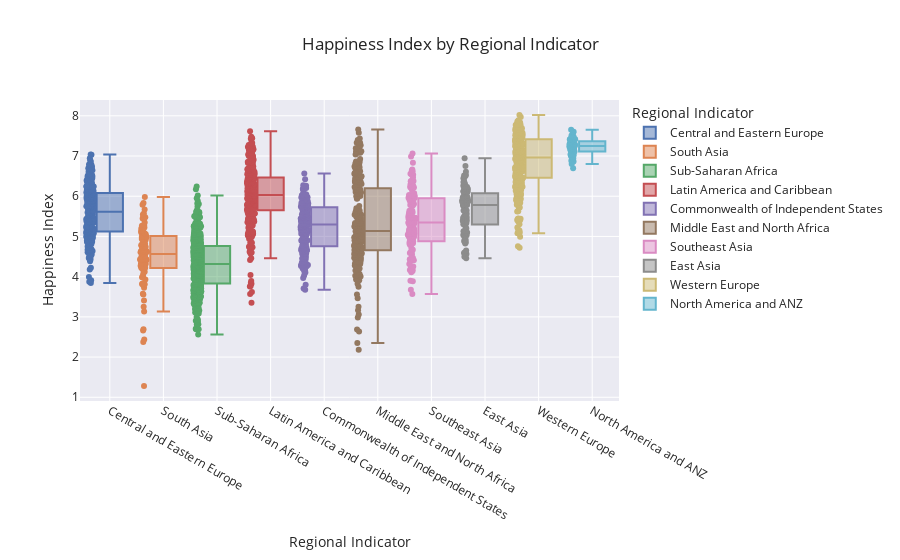

Notebook cell for this chart:
### Markdown cell above
<h2 align="center">Happiness Index by Regional Indicator

### Code cell
# HAPPINESS INDEX BY REGIONAL INDICATOR
fig = px.box(df, x='Regional Indicator', y='Happiness Index', color='Regional Indicator',
             category_orders={'Regional Indicator': ['Central and Eastern Europe', 'South Asia', 'Sub-Saharan Africa', 'Latin America and Caribbean', 'Commonwealth of Independent States', 'Middle East and North Africa', 'Southeast Asia', 'East Asia', 'Western Europe', 'North America and ANZ']},
             points="all", template='seaborn', title='Happiness Index by Regional Indicator')
fig.show()

### Figure 1 — Plotly figure (JSON) as saved in the notebook; plotly's stock layout.template omitted (floating-point values rounded to 4 significant figures; data arrays with more than 128 entries replaced by an {"elided": "..."} marker saying what was removed)
{"data": [{"alignmentgroup": "True", "boxpoints": "all", "hovertemplate": "Regional Indicator=%{x}<br>Happiness Index=%{y}<extra></extra>", "legendgroup": "Central and Eastern Europe", "marker": {"color": "rgb(76,114,176)"}, "name": "Central and Eastern Europe", "notched": false, "offsetgroup": "Central and Eastern Europe", "orientation": "v", "showlegend": true, "type": "box", "x": {"elided": "255 str values"}, "x0": " ", "xaxis": "x", "y": {"elided": "255 float values"}, "y0": " ", "yaxis": "y"}, {"alignmentgroup": "True", "boxpoints": "all", "hovertemplate": "Regional Indicator=%{x}<br>Happiness Index=%{y}<extra></extra>", "legendgroup": "South Asia", "marker": {"color": "rgb(221,132,82)"}, "name": "South Asia", "notched": false, "offsetgroup": "South Asia", "orientation": "v", "showlegend": true, "type": "box", "x": ["South Asia", "South Asia", "South Asia", "South Asia", "South Asia", "South Asia", "South Asia", "South Asia", "South Asia", "South Asia", "South Asia", "South Asia", "South Asia", "South Asia", "South Asia", "South Asia", "South Asia", "South Asia", "South Asia", "South Asia", "South Asia", "South Asia", "South Asia", "South Asia", "South Asia", "South Asia", "South Asia", "South Asia", "South Asia", "South Asia", "South Asia", "South Asia", "South Asia", "South Asia", "South Asia", "South Asia", "South Asia", "South Asia", "South Asia", "South Asia", "South Asia", "South Asia", "South Asia", "South Asia", "South Asia", "South Asia", "South Asia", "South Asia", "South Asia", "South Asia", "South Asia", "South Asia", "South Asia", "South Asia", "South Asia", "South Asia", "South Asia", "South Asia", "South Asia", "South Asia", "South Asia", "South Asia", "South Asia", "South Asia", "South Asia", "South Asia", "South Asia", "South Asia", "South Asia", "South Asia", "South Asia", "South Asia", "South Asia", "South Asia", "South Asia", "South Asia", "South Asia", "South Asia", "South Asia", "South Asia", "South Asia", "South Asia", "South Asia", "South Asia", "South Asia", "South Asia", "South Asia", "South Asia", "South Asia", "South Asia", "South Asia", "South Asia", "South Asia", "South Asia", "South Asia", "South Asia", "South Asia", "South Asia", "South Asia", "South Asia"], "x0": " ", "xaxis": "x", "y": [3.724, 4.402, 4.758, 3.832, 3.783, 3.572, 3.131, 3.983, 4.22, 2.662, 2.694, 2.375, 2.436, 1.281, 4.319, 4.607, 5.052, 5.083, 4.858, 4.986, 4.724, 4.66, 4.636, 4.633, 4.556, 4.31, 4.499, 5.114, 5.28, 4.123, 3.408, 5.569, 4.939, 5.082, 5.348, 5.027, 5.146, 4.522, 4.989, 4.635, 4.72, 4.428, 4.424, 4.342, 4.179, 4.046, 3.818, 3.249, 4.224, 3.558, 3.93, 5.198, 4.567, 4.748, 4.441, 4.917, 4.35, 3.809, 4.233, 4.605, 4.975, 4.812, 5.1, 4.737, 4.91, 5.449, 5.982, 4.622, 5.474, 5.225, 5.671, 4.414, 5.208, 5.786, 5.267, 5.132, 5.138, 5.436, 4.823, 5.549, 5.831, 5.472, 4.443, 4.624, 4.487, 4.345, 4.415, 4.431, 4.212, 3.977, 4.181, 4.225, 4.365, 4.268, 4.612, 4.331, 4.435, 4.213, 4.778, 4.103], "y0": " ", "yaxis": "y"}, {"alignmentgroup": "True", "boxpoints": "all", "hovertemplate": "Regional Indicator=%{x}<br>Happiness Index=%{y}<extra></extra>", "legendgroup": "Sub-Saharan Africa", "marker": {"color": "rgb(85,168,104)"}, "name": "Sub-Saharan Africa", "notched": false, "offsetgroup": "Sub-Saharan Africa", "orientation": "v", "showlegend": true, "type": "box", "x": {"elided": "476 str values"}, "x0": " ", "xaxis": "x", "y": {"elided": "476 float values"}, "y0": " ", "yaxis": "y"}, {"alignmentgroup": "True", "boxpoints": "all", "hovertemplate": "Regional Indicator=%{x}<br>Happiness Index=%{y}<extra></extra>", "legendgroup": "Latin America and Caribbean", "marker": {"color": "rgb(196,78,82)"}, "name": "Latin America and Caribbean", "notched": false, "offsetgroup": "Latin America and Caribbean", "orientation": "v", "showlegend": true, "type": "box", "x": {"elided": "331 str values"}, "x0": " ", "xaxis": "x", "y": {"elided": "331 float values"}, "y0": " ", "yaxis": "y"}, {"alignmentgroup": "True", "boxpoints": "all", "hovertemplate": "Regional Indicator=%{x}<br>Happiness Index=%{y}<extra></extra>", "legendgroup": "Commonwealth of Independent States", "marker": {"color": "rgb(129,114,179)"}, "name": "Commonwealth of Independent States", "notched": false, "offsetgroup": "Commonwealth of Independent States", "orientation": "v", "showlegend": true, "type": "box", "x": {"elided": "188 str values"}, "x0": " ", "xaxis": "x", "y": {"elided": "188 float values"}, "y0": " ", "yaxis": "y"}, {"alignmentgroup": "True", "boxpoints": "all", "hovertemplate": "Regional Indicator=%{x}<br>Happiness Index=%{y}<extra></extra>", "legendgroup": "Middle East and North Africa", "marker": {"color": "rgb(147,120,96)"}, "name": "Middle East and North Africa", "notched": false, "offsetgroup": "Middle East and North Africa", "orientation": "v", "showlegend": true, "type": "box", "x": {"elided": "256 str values"}, "x0": " ", "xaxis": "x", "y": {"elided": "256 float values"}, "y0": " ", "yaxis": "y"}, {"alignmentgroup": "True", "boxpoints": "all", "hovertemplate": "Regional Indicator=%{x}<br>Happiness Index=%{y}<extra></extra>", "legendgroup": "Southeast Asia", "marker": {"color": "rgb(218,139,195)"}, "name": "Southeast Asia", "notched": false, "offsetgroup": "Southeast Asia", "orientation": "v", "showlegend": true, "type": "box", "x": {"elided": "132 str values"}, "x0": " ", "xaxis": "x", "y": {"elided": "132 float values"}, "y0": " ", "yaxis": "y"}, {"alignmentgroup": "True", "boxpoints": "all", "hovertemplate": "Regional Indicator=%{x}<br>Happiness Index=%{y}<extra></extra>", "legendgroup": "East Asia", "marker": {"color": "rgb(140,140,140)"}, "name": "East Asia", "notched": false, "offsetgroup": "East Asia", "orientation": "v", "showlegend": true, "type": "box", "x": ["East Asia", "East Asia", "East Asia", "East Asia", "East Asia", "East Asia", "East Asia", "East Asia", "East Asia", "East Asia", "East Asia", "East Asia", "East Asia", "East Asia", "East Asia", "East Asia", "East Asia", "East Asia", "East Asia", "East Asia", "East Asia", "East Asia", "East Asia", "East Asia", "East Asia", "East Asia", "East Asia", "East Asia", "East Asia", "East Asia", "East Asia", "East Asia", "East Asia", "East Asia", "East Asia", "East Asia", "East Asia", "East Asia", "East Asia", "East Asia", "East Asia", "East Asia", "East Asia", "East Asia", "East Asia", "East Asia", "East Asia", "East Asia", "East Asia", "East Asia", "East Asia", "East Asia", "East Asia", "East Asia", "East Asia", "East Asia", "East Asia", "East Asia", "East Asia", "East Asia", "East Asia", "East Asia", "East Asia", "East Asia", "East Asia", "East Asia", "East Asia", "East Asia", "East Asia", "East Asia", "East Asia", "East Asia", "East Asia", "East Asia", "East Asia", "East Asia", "East Asia", "East Asia", "East Asia", "East Asia", "East Asia", "East Asia", "East Asia", "East Asia", "East Asia", "East Asia", "East Asia", "East Asia", "East Asia", "East Asia", "East Asia", "East Asia"], "x0": " ", "xaxis": "x", "y": [4.56, 4.863, 4.846, 4.454, 4.653, 5.037, 5.095, 5.241, 5.196, 5.304, 5.325, 5.099, 5.131, 5.144, 5.771, 5.863, 5.511, 5.137, 5.397, 5.643, 5.474, 5.484, 5.458, 5.498, 5.362, 5.659, 5.295, 5.322, 6.516, 6.238, 5.911, 5.845, 6.057, 6.263, 5.968, 5.959, 5.923, 5.88, 5.955, 5.911, 5.794, 5.908, 6.118, 6.091, 6.178, 4.609, 4.493, 4.586, 5.031, 4.885, 4.913, 4.825, 4.983, 5.057, 5.334, 5.465, 5.563, 6.011, 5.721, 5.788, 5.332, 5.767, 5.39, 5.648, 6.116, 6.947, 6.003, 5.959, 5.801, 5.78, 5.971, 5.874, 5.84, 5.903, 5.793, 6.113, 5.95, 6.189, 5.548, 6.229, 6.309, 6.126, 6.34, 6.363, 6.45, 6.513, 6.359, 6.467, 6.537, 6.751, 6.247, 6.607], "y0": " ", "yaxis": "y"}, {"alignmentgroup": "True", "boxpoints": "all", "hovertemplate": "Regional Indicator=%{x}<br>Happiness Index=%{y}<extra></extra>", "legendgroup": "Western Europe", "marker": {"color": "rgb(204,185,116)"}, "name": "Western Europe", "notched": false, "offsetgroup": "Western Europe", "orientation": "v", "showlegend": true, "type": "box", "x": {"elided": "303 str values"}, "x0": " ", "xaxis": "x", "y": {"elided": "303 float values"}, "y0": " ", "yaxis": "y"}, {"alignmentgroup": "True", "boxpoints": "all", "hovertemplate": "Regional Indicator=%{x}<br>Happiness Index=%{y}<extra></extra>", "legendgroup": "North America and ANZ", "marker": {"color": "rgb(100,181,205)"}, "name": "North America and ANZ", "notched": false, "offsetgroup": "North America and ANZ", "orientation": "v", "showlegend": true, "type": "box", "x": ["North America and ANZ", "North America and ANZ", "North America and ANZ", "North America and ANZ", "North America and ANZ", "North America and ANZ", "North America and ANZ", "North America and ANZ", "North America and ANZ", "North America and ANZ", "North America and ANZ", "North America and ANZ", "North America and ANZ", "North America and ANZ", "North America and ANZ", "North America and ANZ", "North America and ANZ", "North America and ANZ", "North America and ANZ", "North America and ANZ", "North America and ANZ", "North America and ANZ", "North America and ANZ", "North America and ANZ", "North America and ANZ", "North America and ANZ", "North America and ANZ", "North America and ANZ", "North America and ANZ", "North America and ANZ", "North America and ANZ", "North America and ANZ", "North America and ANZ", "North America and ANZ", "North America and ANZ", "North America and ANZ", "North America and ANZ", "North America and ANZ", "North America and ANZ", "North America and ANZ", "North America and ANZ", "North America and ANZ", "North America and ANZ", "North America and ANZ", "North America and ANZ", "North America and ANZ", "North America and ANZ", "North America and ANZ", "North America and ANZ", "North America and ANZ", "North America and ANZ", "North America and ANZ", "North America and ANZ", "North America and ANZ", "North America and ANZ", "North America and ANZ", "North America and ANZ", "North America and ANZ", "North America and ANZ", "North America and ANZ", "North America and ANZ", "North America and ANZ", "North America and ANZ", "North America and ANZ", "North America and ANZ", "North America and ANZ"], "x0": " ", "xaxis": "x", "y": [7.341, 7.285, 7.254, 7.45, 7.406, 7.196, 7.364, 7.289, 7.309, 7.25, 7.257, 7.177, 7.234, 7.137, 7.112, 7.035, 7.418, 7.482, 7.486, 7.488, 7.65, 7.426, 7.415, 7.594, 7.304, 7.413, 7.245, 7.415, 7.175, 7.109, 7.025, 6.939, 6.918, 7.305, 7.604, 7.381, 7.224, 7.191, 7.25, 7.28, 7.306, 7.418, 7.226, 7.327, 7.37, 7.205, 7.257, 7.137, 6.975, 7.182, 7.513, 7.28, 7.158, 7.164, 7.115, 7.026, 7.249, 7.151, 6.864, 6.804, 6.992, 6.883, 6.944, 7.028, 6.959, 6.693], "y0": " ", "yaxis": "y"}], "layout": {"boxmode": "overlay", "legend": {"title": {"text": "Regional Indicator"}, "tracegroupgap": 0}, "title": {"text": "Happiness Index by Regional Indicator"}, "xaxis": {"anchor": "y", "categoryarray": ["Central and Eastern Europe", "South Asia", "Sub-Saharan Africa", "Latin America and Caribbean", "Commonwealth of Independent States", "Middle East and North Africa", "Southeast Asia", "East Asia", "Western Europe", "North America and ANZ"], "categoryorder": "array", "domain": [0, 1], "title": {"text": "Regional Indicator"}}, "yaxis": {"anchor": "x", "domain": [0, 1], "title": {"text": "Happiness Index"}}}}
